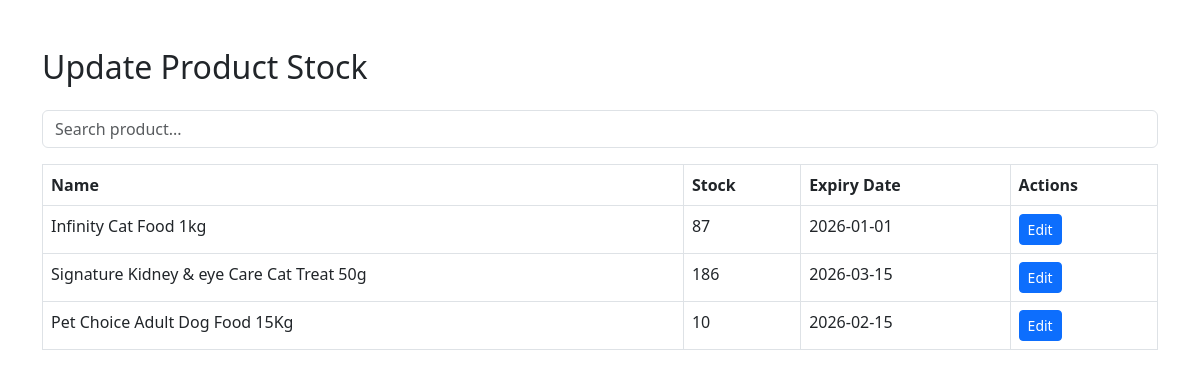
Page /update_stock.php on the earlier database version.
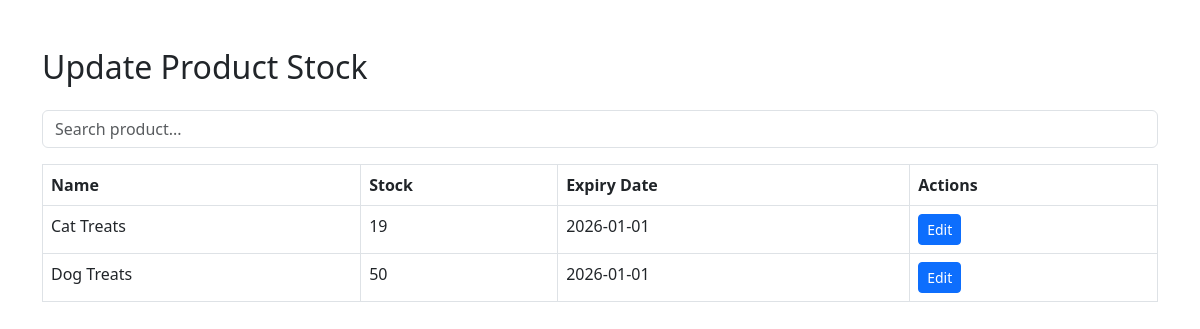
Same page on the later database version.
### tables this page shows
CREATE TABLE `products` (
  `id` int(11) NOT NULL,
  `name` varchar(255) NOT NULL,
  `category` enum('Food','Toy','Accessory') NOT NULL,
  `stock` int(11) NOT NULL,
  `price` decimal(10,2) NOT NULL,
  `expiry_date` date DEFAULT NULL
);

### update_stock.php (the view, shortened to what this page needs)
<?php
include 'db.php';
?>
<!DOCTYPE html>
<html lang="en">
<head>
    <link rel="stylesheet" href="https://stackpath.bootstrapcdn.com/bootstrap/5.3.0/css/bootstrap.min.css">
</head>
<body>
<div class="container mt-5">
    <h2 class="mb-4">Update Product Stock</h2>
    <input type="text" id="searchInput" class="form-control mb-3" placeholder="Search product...">
    <div class="table-wrapper">
        <table class="table table-bordered">
            <thead>
            <tr>
                <th>Name</th>
                <th>Stock</th>
                <th>Expiry Date</th>
                <th>Actions</th>
            </tr>
            </thead>
            <tbody id="productTable">
            <?php
            $result = $conn->query("SELECT * FROM products");
            while ($row = $result->fetch_assoc()):
                ?>
                <tr>
                    <td><?= htmlspecialchars($row['name']) ?></td>
                    <td><?= htmlspecialchars($row['stock']) ?></td>
                    <td><?= htmlspecialchars($row['expiry_date']) ?></td>
                    <td>
                        <button class="btn btn-primary btn-sm editBtn"
                                data-id="<?= $row['id'] ?>"
                                data-name="<?= htmlspecialchars($row['name']) ?>"
                                data-stock="<?= $row['stock'] ?>"
                                data-expiry="<?= $row['expiry_date'] ?>">
                            Edit
                        </button>
                    </td>
                </tr>
            <?php endwhile; ?>
            </tbody>
        </table>
    </div>
</div>
</body>
</html>

Differences in the rows shown:
removed products: name "Signature Kidney & eye Care Cat Treat 50g", stock "186", expiry_date "2026-03-15"
removed products: name "Pet Choice Adult Dog Food 15Kg", stock "10", expiry_date "2026-02-15"
changed products: name "Infinity Cat Food 1kg" → "Cat Treats"; stock "87" → "19"
added products: name "Dog Treats", stock "50", expiry_date "2026-01-01"
